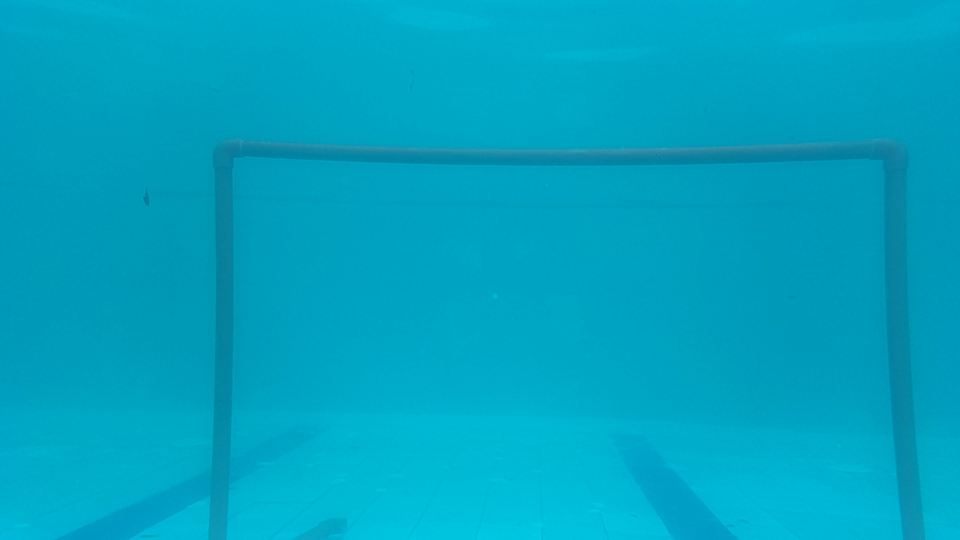
#> input picture images/good.jpeg, 1920 x 1080 px, found by its file name (shown at 1/2 size)
$ python dbscan_clustering.py
#> lines starting #> are read from the running program, lines starting #| are printed output that depends on the picture; after the words box and inside, x2 and y2 are one past the last pixel; in counts of white or black regions, pixels touching at a corner belong together
### extract_line_data.py
import cv2
import numpy as np

def extractLineData():
    image_path = '/Users/R.Abinav/Desktop/CV/AUV/images/good.jpeg'
    img = cv2.imread(image_path)

    #Convert to gray
    gray = cv2.cvtColor(img, cv2.COLOR_BGR2GRAY)

    #Use CLAHE to enhance contrast
    clahe = cv2.createCLAHE(clipLimit=3.0, tileGridSize=(8,8))
    gray_equalised = clahe.apply(gray)

    #Canny Edge
    canny = cv2.Canny(gray_equalised, 50, 150)

    #Variable for HoughTransform
    distReso = 1
    angleReso = np.pi/180
    threshold = 80

    lines = cv2.HoughLines(canny, distReso, angleReso, threshold)
    lines_data = []

    k = 3000

    if lines is not None:
        for line in lines:
            rho, theta = line[0]

            if abs(theta) < 0.1 or abs(theta - np.pi) < 0.1:
                color = (0,255,0) # Green color for horizontal lines
            elif abs(theta - np.pi / 2) < 0.1:
                color = (0,0,255) # Red color for vertical lines
            else:
                continue

            #Find Points
            d_hat = np.array([[np.cos(theta)],[np.sin(theta)]])
            d = rho*d_hat

            l_hat = np.array([[-np.sin(theta)],[np.cos(theta)]])

            p1 = d + k*l_hat
            p2 = d - k*l_hat

            p1 = p1.astype(int)
            p2 = p2.astype(int)

            cv2.line(img, (p1[0][0], p1[1][0]), (p2[0][0], p2[1][0]), color, 3)

            #Calculate the line length
            length = np.sqrt((p2[0][0] - p1[0][0])**2 + (p2[1][0] - p1[1][0])**2)

            #Calculate the midpoint
            midpoint = ((p2[0][0] + p1[0][0])/2, (p2[1][0] + p1[1][0])/2)

            #Calculate Slope And Intercept
            if abs(np.cos(theta)) > 1e-6:              #Non vertical line
                slope = -np.sin(theta)/np.cos(theta)
                intercept = rho / np.cos(theta)
            else:
                slope = float('inf')
                intercept = float('inf')

            lines_data.append({
                "rho": rho,
                "theta": theta,
                "slope": slope,
                "intercept": intercept,
                "length": length,
                "midpoint": midpoint
            })

    return lines_data

### dbscan_clustering.py
import numpy as np
from sklearn.cluster import DBSCAN
from extract_line_data import extractLineData

def clusteringAndMerging(line_data):
    if not line_data:
        print("Error -> Line Data not found/provided")

    #Extract Rho, Theta for clustering
    features = []
    for line in line_data:
        features.append([line['rho'], line['theta']])

    features_np = np.array(features)

    #Variables for DBSCAN
    eps = 0.1
    min_samples = 2

    #Perform DBSCAN clustering
    clustering = DBSCAN(eps=eps, min_samples=min_samples).fit(features_np)

    #Cluster Labels
    labels = clustering.labels_

    #Group and merge lines by clusters
    merged_lines = []
    unique_labels = set(labels)

    for label in unique_labels:
        #Skipping the noise points
        if label == -1:
            continue

        #Get all lines in the current cluster
        cluster_lines = []
        for i in range(len(labels)):
            if labels[i] == label:
                cluster_lines.append(line_data[i])

        #Computing average rho and theta for the cluster
        rho_values = []
        theta_values = []
        for line in cluster_lines:
            rho_values.append(line['rho'])
            theta_values.append(line['theta'])

        avg_rho = np.mean(rho_values)
        avg_theta = np.mean(theta_values)

        #Recompute slope and intercept for the merged line
        a = np.cos(avg_theta)
        b = np.sin(avg_theta)

        if abs(b) > 1e-6:
            slope = -a/b


def main():
    line_data = extractLineData()
#> in extractLineData, img is the input picture: shape (1080, 1920, 3); mean B, G, R 192.8, 163.2, 0.7
#> in extractLineData, `gray = cv2.cvtColor(img, cv2.COLOR_BGR2GRAY)`:
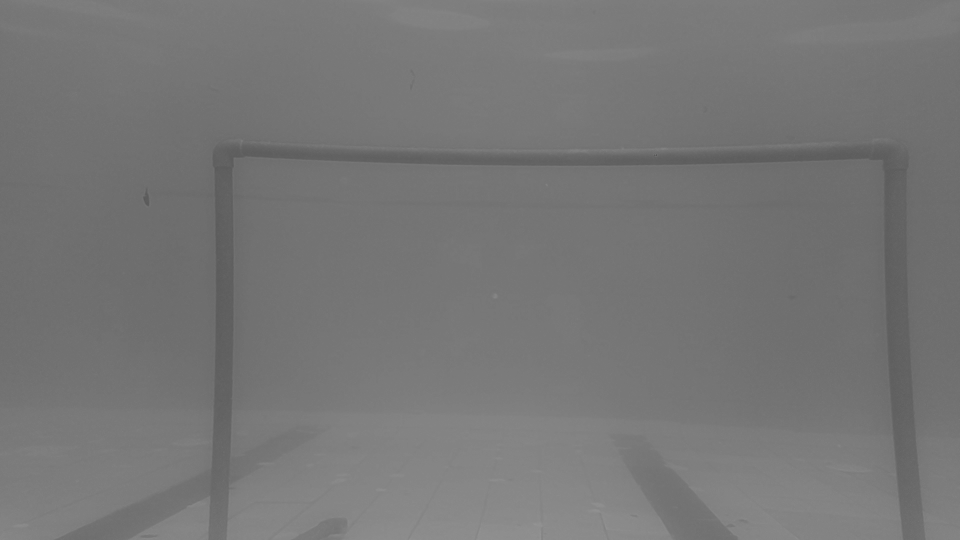
#> gray: shape (1080, 1920) (shown at 1/2 size); min 70, max 148, mean 117.9
#> in extractLineData, `gray_equalised = clahe.apply(gray)`:
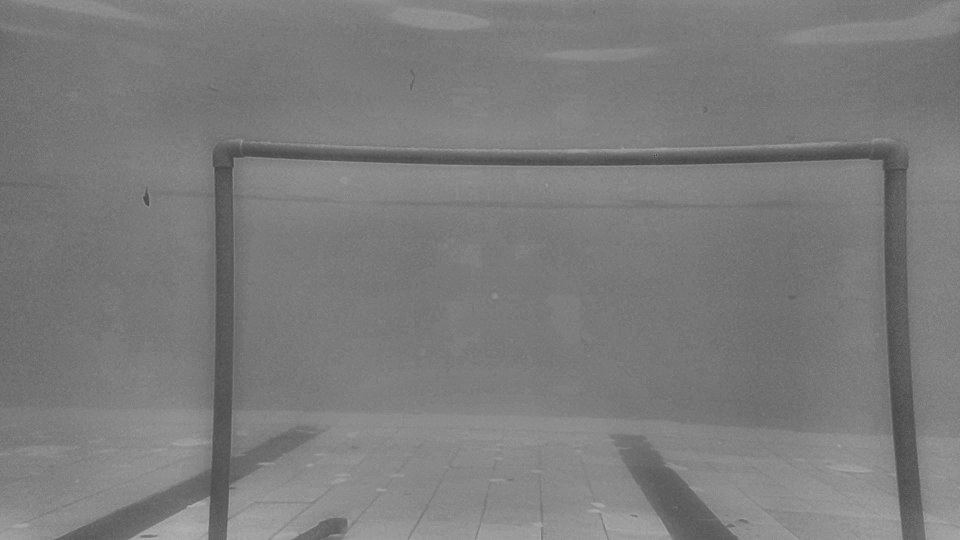
#> gray_equalised: shape (1080, 1920) (shown at 1/2 size); min 54, max 177, mean 123.7
#> in extractLineData, `canny = cv2.Canny(gray_equalised, 50, 150)`:
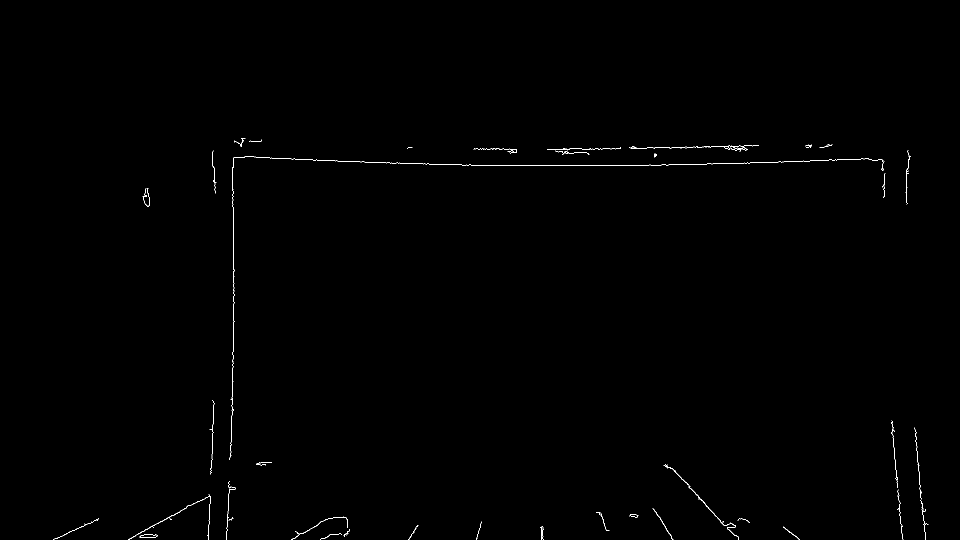
#> canny: shape (1080, 1920) (shown at 1/2 size); 0.28% white in thin lines or dots, all inside (x1, y1, x2, y2) = (107, 276, 1857, 1080)
#> in extractLineData, `lines = cv2.HoughLines(canny, distReso, angleReso, threshold)`: lines = 30 rows, first 8: [318, 1.55], [298, 1.61], [352, 1.55], [331, 1.57], [467, 0], [478, 0.0175], [377, 1.54], [313, 1.59]
#> the loop in extractLineData, `for line in lines:` made 30 passes
#> (rho, theta, color, d_hat, d, l_hat, p1, p2) on passes 1, 2, 3, 4, 6, 7: (318, 1.55, (0, 0, 255), [0.0175, 1], [5.55, 318], [-1, 0.0175], [-2993, 370], [3005, 265]), (298, 1.61, (0, 0, 255), [-0.0349, 0.999], [-10.4, 297.8], [-0.999, -0.0349], [-3008, 193], [2987, 402]), (352, 1.55, (0, 0, 255), [0.0175, 1], [6.14, 351.9], [-1, 0.0175], [-2993, 404], [3005, 299]), (331, 1.57, (0, 0, 255), [-4.37e-08, 1], [-1.45e-05, 331], [-1, -4.37e-08], [-3000, 330], [3000, 331]), (478, 0.0175, (0, 255, 0), [1, 0.0175], [477.9, 8.34], [-0.0175, 1], [425, 3007], [530, -2991]), (377, 1.54, (0, 0, 255), [0.0349, 0.999], [13.16, 376.8], [-0.999, 0.0349], [-2985, 481], [3011, 272])
#> (rho, theta, color, d_hat, p1, p2, length, slope) on pass 5: (467, 0, (0, 255, 0), [1, 0], [467, 3000], [467, -3000], 6000, 0)
#> after the loop in extractLineData, `for line in lines:`:
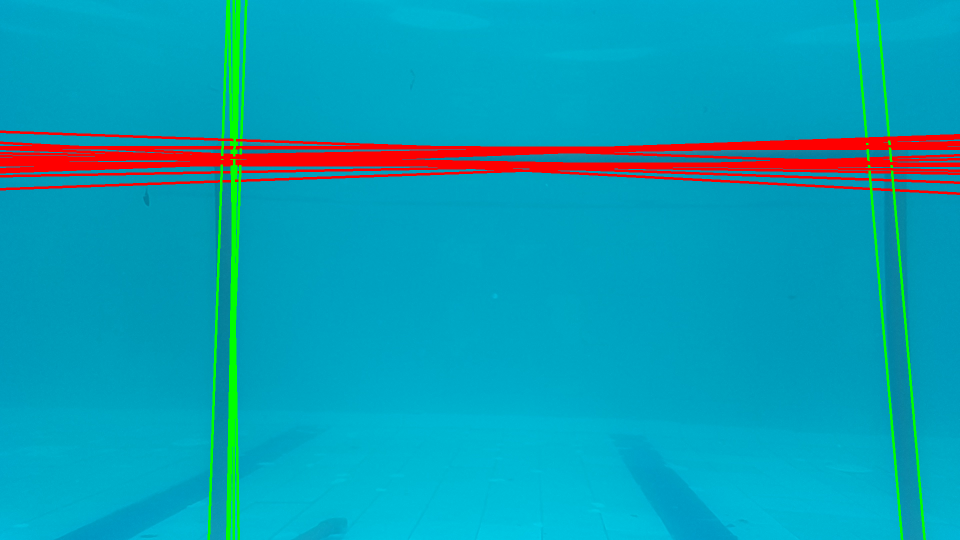
#> img: shape (1080, 1920, 3) (shown at 1/2 size); 6.41% of pixels changed, all inside (x1, y1, x2, y2) = (0, 0, 1920, 1080)
#> after the loop in extractLineData, `for line in lines:`: lines_data = 24 items
#> line_data = 24 items
    clusteringAndMerging(line_data)
#> the loop in clusteringAndMerging, `for line in line_data:` made 24 passes
#> after the loop in clusteringAndMerging, `for line in line_data:`: features = 24 items, first 6: [318, 1.55], [298, 1.61], [352, 1.55], [331, 1.57], [467, 0], [478, 0.0175]
#> in clusteringAndMerging, `features_np = np.array(features)`: features_np = 24 rows, first 8: [318, 1.55], [298, 1.61], [352, 1.55], [331, 1.57], [467, 0], [478, 0.0175], [377, 1.54], [313, 1.59]
#> in clusteringAndMerging, `labels = clustering.labels_`: labels = 24 values from -1 to -1
#> in clusteringAndMerging, `unique_labels = set(labels)`: unique_labels = 1 item
#> the loop in clusteringAndMerging, `for label in unique_labels:` made 1 pass
#> label on pass 1: -1

if __name__ == "__main__":
    main()

$ run again, with images/1677762443.7941241.jpeg copied over images/good.jpeg
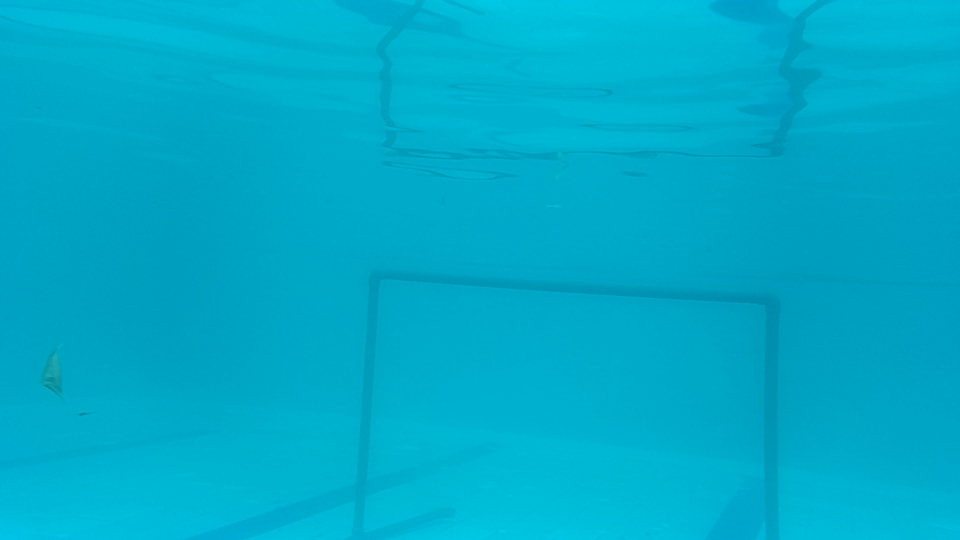
#> input picture images/1677762443.7941241.jpeg, 1920 x 1080 px, found by its file name (shown at 1/2 size)
#> in extractLineData, img is the input picture: shape (1080, 1920, 3); mean B, G, R 201, 170.8, 0.1
#> in extractLineData, `canny = cv2.Canny(gray_equalised, 50, 150)`:
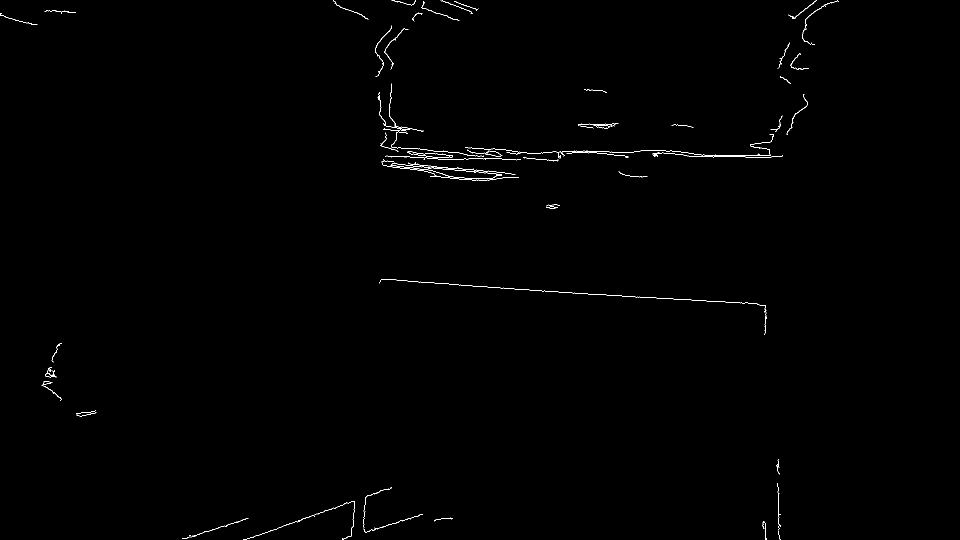
#> canny: shape (1080, 1920) (shown at 1/2 size); 0.39% white in thin lines or dots, all inside (x1, y1, x2, y2) = (0, 0, 1678, 1080)
#> lines = 50 rows, first 8: [504, 1.64], [313, 1.57], [285, 1.59], [526, 1.62], [287, 1.59], [310, 1.57], [260, 1.61], [302, 1.57]
#> the loop in extractLineData, `for line in lines:` made 50 passes
#> (rho, theta, d_hat, d, l_hat, p1, p2, length) on passes 1 to 4: (504, 1.64, [-0.0698, 0.998], [-35.16, 502.8], [-0.998, -0.0698], [-3027, 293], [2957, 712], 5998.7), (313, 1.57, [-4.37e-08, 1], [-1.37e-05, 313], [-1, -4.37e-08], [-3000, 312], [3000, 313], 6000), (285, 1.59, [-0.0175, 1], [-4.97, 285], [-1, -0.0175], [-3004, 232], [2994, 337], 5998.9), (526, 1.62, [-0.0523, 0.999], [-27.53, 525.3], [-0.999, -0.0523], [-3023, 368], [2968, 682], 5999.2)
#> after the loop in extractLineData, `for line in lines:`:
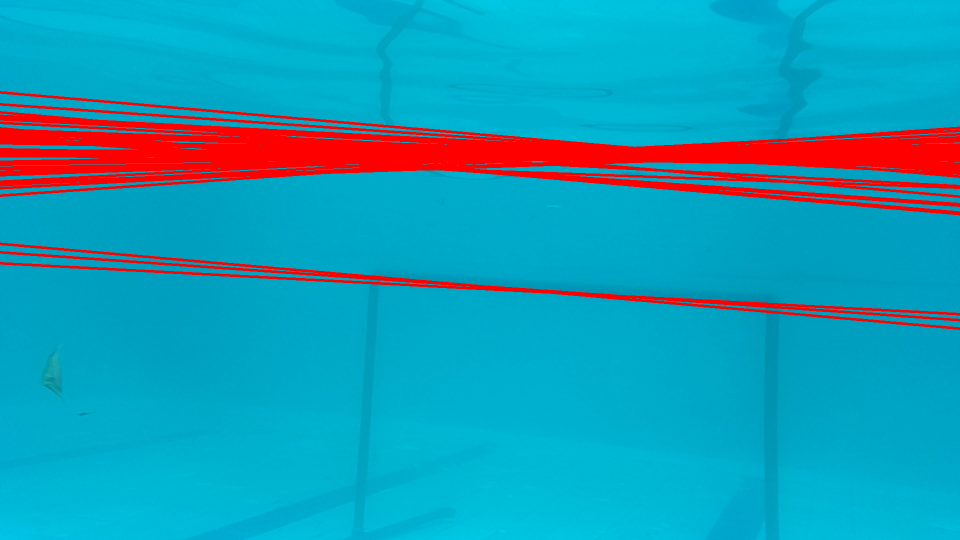
#> img: shape (1080, 1920, 3) (shown at 1/2 size); 9.86% of pixels changed, all inside (x1, y1, x2, y2) = (0, 182, 1920, 660)
#> after the loop in extractLineData, `for line in lines:`: lines_data = 41 items
#> the loop in clusteringAndMerging, `for line in line_data:` made 41 passes
#> after the loop in clusteringAndMerging, `for line in line_data:`: features = 41 pairs, first value 184 to 526, second value 1.5 to 1.66
#> features_np has the same summary as features
#> labels = 41 values from -1 to -1
#> unique_labels = 1 item
#> the loop in clusteringAndMerging, `for label in unique_labels:` made 1 pass
#> label on pass 1: -1

$ run again, with images/1677762453.700563.jpeg copied over images/good.jpeg
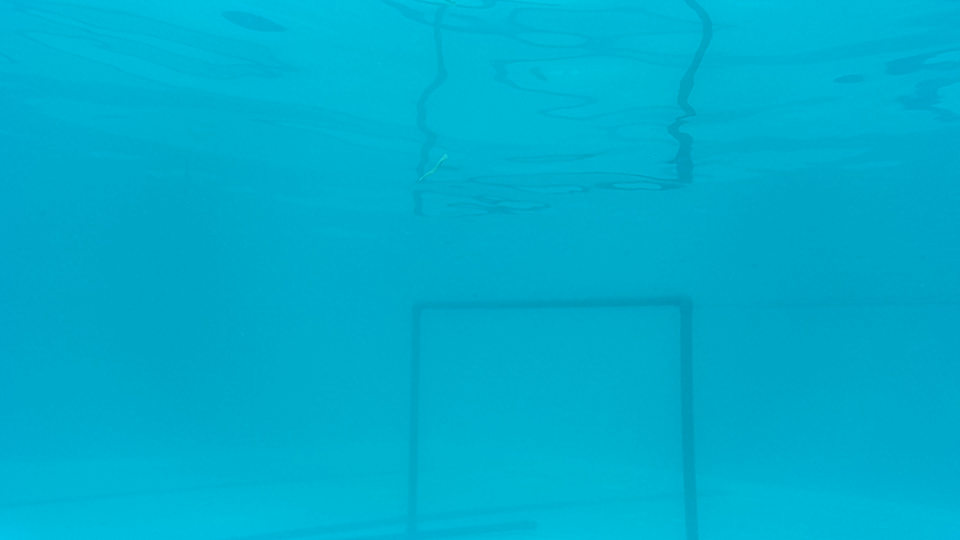
#> input picture images/1677762453.700563.jpeg, 1920 x 1080 px, found by its file name (shown at 1/2 size)
#> in extractLineData, img is the input picture: shape (1080, 1920, 3); mean B, G, R 204.8, 173.8, 0.1
#> in extractLineData, `canny = cv2.Canny(gray_equalised, 50, 150)`:
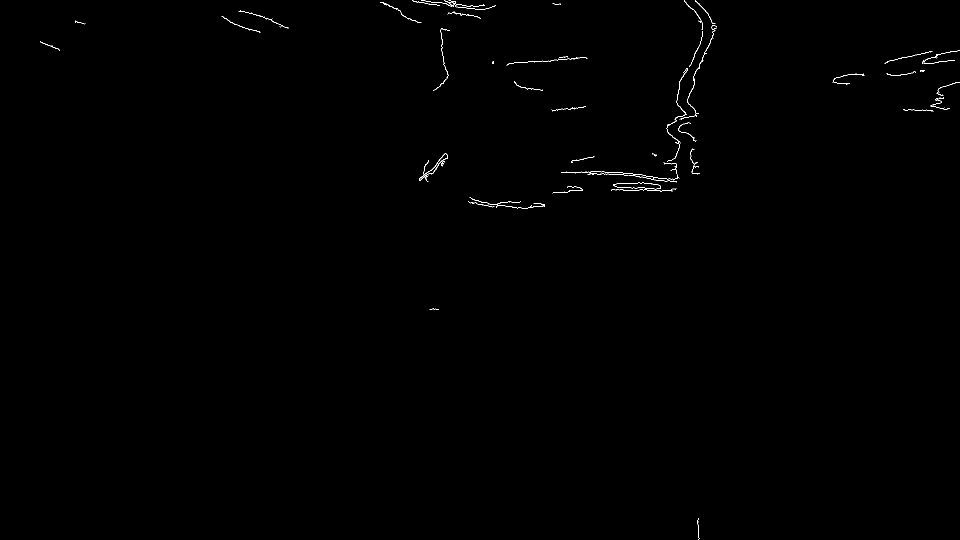
#> canny: shape (1080, 1920) (shown at 1/2 size); 0.24% white in thin lines or dots
#> lines = [[284, 1.62]]
#> the loop in extractLineData, `for line in lines:` made 1 pass
#> (rho, theta, color, d_hat, d, l_hat, p1, p2) on pass 1: (284, 1.62, (0, 0, 255), [-0.0523, 0.999], [-14.86, 283.6], [-0.999, -0.0523], [-3010, 126], [2981, 440])
#> after the loop in extractLineData, `for line in lines:`:
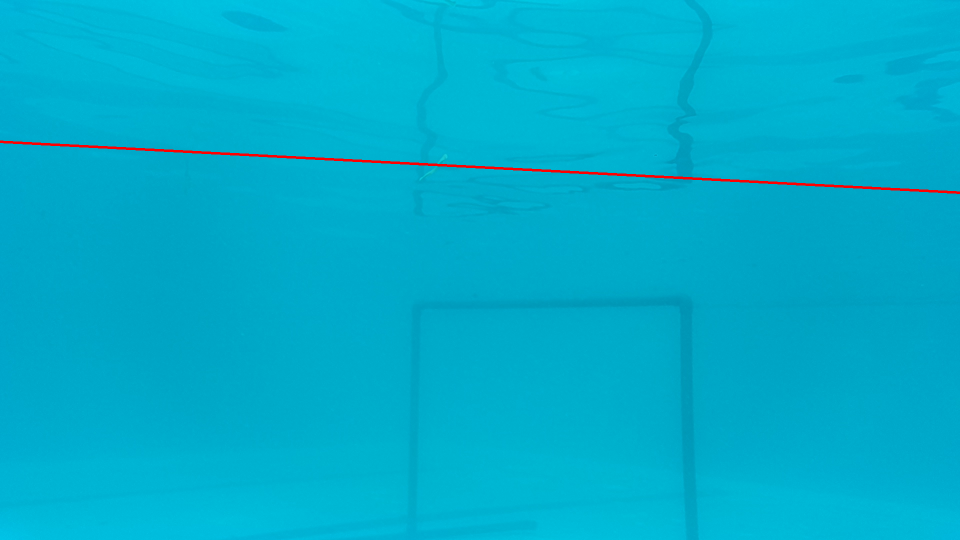
#> img: shape (1080, 1920, 3) (shown at 1/2 size); 0.46% of pixels changed, all inside (x1, y1, x2, y2) = (0, 281, 1920, 388)
#> after the loop in extractLineData, `for line in lines:`: lines_data = 1 item
#> the loop in clusteringAndMerging, `for line in line_data:` made 1 pass
#> after the loop in clusteringAndMerging, `for line in line_data:`: features = [[284, 1.62]]
#> labels = [-1]
#> unique_labels = 1 item
#> the loop in clusteringAndMerging, `for label in unique_labels:` made 1 pass
